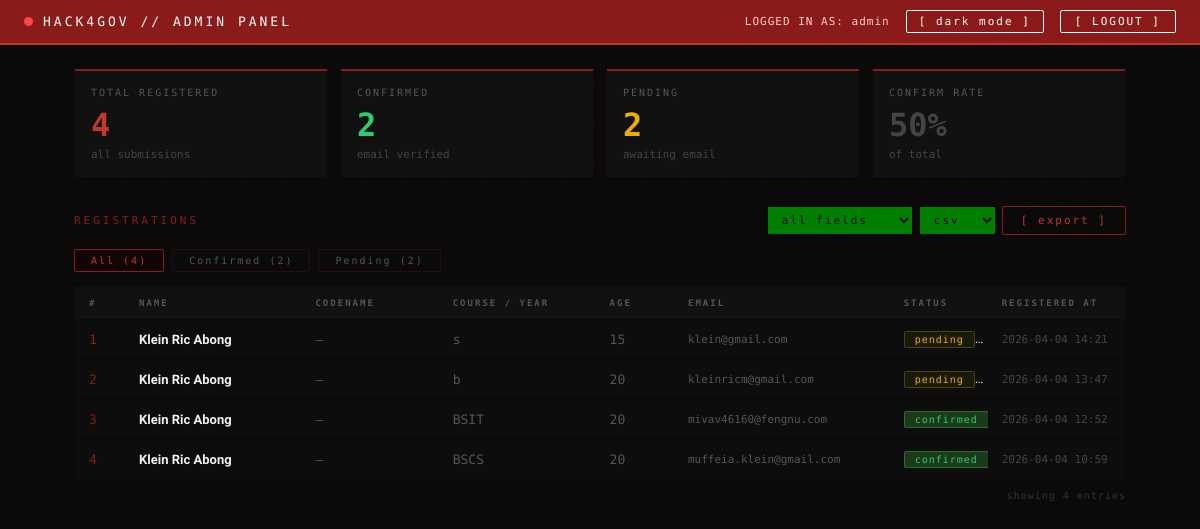
/admin (signed in), run on the app's committed database.
### tables this page shows
CREATE TABLE registrations (
            id             INTEGER PRIMARY KEY AUTOINCREMENT,
            name           TEXT    NOT NULL,
            age            INTEGER NOT NULL,
            course_year    TEXT    NOT NULL,
            contact_number TEXT    NOT NULL,
            email          TEXT    NOT NULL UNIQUE,
            confirmed      INTEGER DEFAULT 0,
            token          TEXT    NOT NULL,
            registered_at  TIMESTAMP DEFAULT CURRENT_TIMESTAMP
        , codename TEXT);

### app.py (the view)
@app.route('/admin')
@login_required   # ← protects this route — redirects to login if not logged in
def admin_dashboard():
    conn = get_db()
    try:
        all_rows = conn.execute("""
            SELECT id, name, codename, age, course_year, contact_number,
                   email, confirmed, registered_at
            FROM registrations
            ORDER BY registered_at DESC
        """).fetchall()
        stats = conn.execute("""
            SELECT
                COUNT(*)        AS total,
                SUM(confirmed)  AS confirmed,
                COUNT(*) - SUM(confirmed) AS pending
            FROM registrations
        """).fetchone()
    except Exception as e:
        print(f"DB error: {e}")
        all_rows = []
        stats    = {'total': 0, 'confirmed': 0, 'pending': 0}
        conn.close()
    else:
        conn.close()
    total     = stats['total']     or 0
    confirmed = stats['confirmed'] or 0
    pending   = stats['pending']   or 0
    rate      = round((confirmed / total * 100)) if total > 0 else 0
    return render_template('/admin/admin_dashboard.html',
        registrations = [dict(r) for r in all_rows],
        total         = total,
        confirmed     = confirmed,
        pending       = pending,
        rate          = rate,
        admin_user    = session.get('admin_username', 'admin')
    )

### app.py (called while the page is built)
def get_db():
    conn = sqlite3.connect(DB_PATH, timeout=30, check_same_thread=False)
    conn.row_factory = sqlite3.Row
    conn.execute("PRAGMA busy_timeout = 30000;")
    return conn

def login_required(f):
    @wraps(f)
    def decorated(*args, **kwargs):
        if not session.get('admin_logged_in'):
            flash('Please log in to access the admin panel.')
            return redirect(url_for('admin_login'))
        return f(*args, **kwargs)
    return decorated

### templates/admin/admin_dashboard.html (shortened to what this page needs)
<!DOCTYPE html>
<html lang="en">
<head>
</head>
<body>
  <div class="topbar">
    <div class="topbar-left">
      <div class="dot"></div>
      <span class="topbar-title">HACK4GOV // ADMIN PANEL</span>
    </div>
    <div class="topbar-right">
      <span class="topbar-user">LOGGED IN AS: {{ admin_user }}</span>
      <button id="theme-toggle" class="theme-toggle" onclick="toggleTheme()">[ dark mode ]</button>
      <a href="{{ url_for('admin_logout') }}" class="btn-logout">[ LOGOUT ]</a>
    </div>
  </div>
  <div class="content">
    <div class="stats-grid">
      <div class="stat-card">
        <div class="stat-label">Total Registered</div>
        <div class="stat-num" style="color:var(--accent-strong);">{{ total }}</div>
        <div class="stat-sub">all submissions</div>
      </div>
      <div class="stat-card">
        <div class="stat-label">Confirmed</div>
        <div class="stat-num" style="color:#2ecc71;">{{ confirmed }}</div>
        <div class="stat-sub">email verified</div>
      </div>
      <div class="stat-card">
        <div class="stat-label">Pending</div>
        <div class="stat-num" style="color:#f0ad00;">{{ pending }}</div>
        <div class="stat-sub">awaiting email</div>
      </div>
      <div class="stat-card">
        <div class="stat-label">Confirm Rate</div>
        <div class="stat-num" style="color:var(--muted-2);">{{ rate }}%</div>
        <div class="stat-sub">of total</div>
      </div>
    </div>
    <div class="section-header">
      <span class="section-title">registrations</span>
      <div style="display:flex; align-items:center; gap:8px; flex-wrap:wrap;">
        <form id="export-form" action="{{ url_for('admin_export') }}" method="get" style="display:flex; gap:6px; align-items:center;">
          <select name="fields" class="btn" style="padding:6px 10px; background:green; color:black; border-color:var(--border);">
            <option value="all">all fields</option>
          </select>
          <select name="format" class="btn" style="padding:6px 10px; background:green; color:black; border-color:var(--border);">
            <option value="csv">csv</option>
          </select>
          <button type="submit" class="btn btn-export">[ export ]</button>
        </form>
      </div>
    </div>
    <div class="filter-row">
      <button class="filter-btn active" onclick="filterTable('all', this)">All ({{ total }})</button>
      <button class="filter-btn" onclick="filterTable('confirmed', this)">Confirmed ({{ confirmed }})</button>
      <button class="filter-btn" onclick="filterTable('pending', this)">Pending ({{ pending }})</button>
    </div>
    <div class="table-wrap">
      <table id="reg-table">
        <thead>
          <tr>
            <th style="width:50px;">#</th>
            <th style="width:18%;">Name</th>
            <th style="width:14%;">Codename</th>
            <th style="width:16%;">Course / Year</th>
            <th style="width:8%;">Age</th>
            <th style="width:22%;">Email</th>
            <th style="width:10%;">Status</th>
            <th style="width:14%;">Registered At</th>
          </tr>
        </thead>
        <tbody>
          {% for reg in registrations %}
          <tr data-status="{{ 'confirmed' if reg.confirmed == 1 else 'pending' }}">
            <td class="mono" style="color:var(--accent);">
              {{ loop.index }}
            </td>
            <td style="font-weight:600; color:var(--text);">{{ reg.name }}</td>
            <td class="mono" style="color:var(--muted);">{{ reg.codename or '—' }}</td>
            <td class="mono" style="color:var(--muted);">{{ reg.course_year }}</td>
            <td class="mono" style="color:var(--muted);">{{ reg.age }}</td>
            <td class="mono" style="color:var(--email); font-size:11px;">{{ reg.email }}</td>
            <td>
              {% if reg.confirmed == 1 %}
                <span class="badge badge-confirmed">confirmed</span>
              {% else %}
                <span class="badge badge-pending">pending</span>
              {% endif %}
            </td>
            <td class="mono" style="color:var(--muted-2); font-size:11px;">
              {{ reg.registered_at[:16] if reg.registered_at else '—' }}
            </td>
          </tr>
          {% endfor %}
        </tbody>
      </table>
    </div>
    <div class="table-footer" id="table-footer">
      showing {{ total }} entries
    </div>
  </div>
</body>
</html>

### data on the page
registrations: name "Klein Ric Abong", codename "—", course_year "s", age "15", email "klein@gmail.com", confirmed "pending", registered_at "2026-04-04 14:21"
registrations: name "Klein Ric Abong", codename "—", course_year "b", age "20", email "kleinricm@gmail.com", confirmed "pending", registered_at "2026-04-04 13:47"
registrations: name "Klein Ric Abong", codename "—", course_year "BSIT", age "20", email "mivav46160@fengnu.com", confirmed "confirm…", registered_at "2026-04-04 12:52"
registrations: name "Klein Ric Abong", codename "—", course_year "BSCS", age "20", email "muffeia.klein@gmail.com", confirmed "confirm…", registered_at "2026-04-04 10:59"

### other printed values
{{ admin_user }} "admin"
{{ total }} "4"
{{ confirmed }} "2"
{{ pending }} "2"
{{ rate }} "50"
